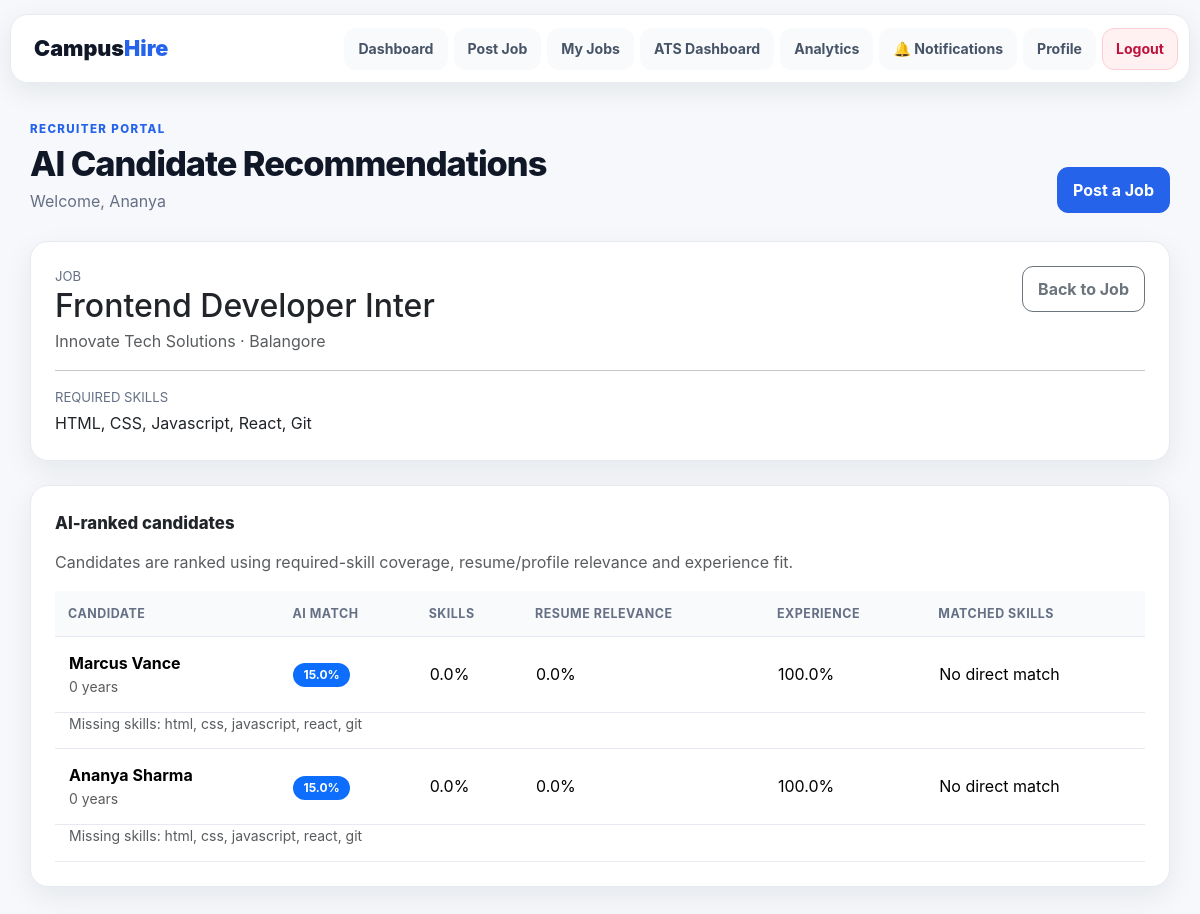
Page /recruiter/job/2/ai-candidates/ (signed in) on the committed database.
### recruiter/models.py (models this page shows, shortened)
class Job(models.Model):
    JOB_TYPES = [
        ("Full-Time", "Full-Time"),
        ("Part-Time", "Part-Time"),
        ("Internship", "Internship"),
        ("Remote", "Remote"),
    ]
    recruiter = models.ForeignKey(
        settings.AUTH_USER_MODEL,
        on_delete=models.CASCADE,
        related_name="posted_jobs",
        null=True,
        blank=True,
    )
    title = models.CharField(max_length=200)
    company = models.CharField(max_length=200)
    location = models.CharField(max_length=100)
    salary = models.CharField(max_length=50)
    job_type = models.CharField(max_length=20, choices=JOB_TYPES)
    experience = models.CharField(max_length=50)
    skills = models.TextField()
    description = models.TextField()
    posted_date = models.DateTimeField(auto_now_add=True)

### candidate/models.py (models this page shows, shortened)
class CandidateProfile(models.Model):
    EXPERIENCE_LEVELS = [
        ("Fresher", "Fresher"),
        ("<1 year", "Less than 1 year"),
        ("1-2 years", "1-2 years"),
        ("2-3 years", "2-3 years"),
        ("3-5 years", "3-5 years"),
        ("5+ years", "5+ years"),
    ]
    user = models.OneToOneField(User, on_delete=models.CASCADE)
    phone = models.CharField(max_length=15, blank=True)
    address = models.TextField(blank=True)
    city = models.CharField(max_length=100, blank=True)
    state = models.CharField(max_length=100, blank=True)
    qualification = models.CharField(max_length=200, blank=True)
    tenth_percentage = models.DecimalField(max_digits=5, decimal_places=2, null=True, blank=True)
    tenth_gpa = models.DecimalField(max_digits=4, decimal_places=2, null=True, blank=True)
    intermediate_percentage = models.DecimalField(max_digits=5, decimal_places=2, null=True, blank=True)
    graduation_percentage = models.DecimalField(max_digits=5, decimal_places=2, null=True, blank=True)
    graduation_cgpa = models.DecimalField(max_digits=4, decimal_places=2, null=True, blank=True)
    skills = models.TextField(blank=True)
    experience = models.PositiveIntegerField(default=0)
    experience_level = models.CharField(max_length=20, choices=EXPERIENCE_LEVELS, default="Fresher")
    projects = models.TextField(blank=True)
    internships = models.TextField(blank=True)
    hackathons = models.TextField(blank=True)
    certificates = models.TextField(blank=True)
    programming_languages = models.TextField(blank=True)
    tools = models.TextField(blank=True)
    keywords = models.TextField(blank=True)
    tags = models.TextField(blank=True)
    resume = models.FileField(upload_to="resumes/", blank=True, null=True)
    resume_text = models.TextField(blank=True)
    profile_image = models.ImageField(upload_to="profiles/", blank=True, null=True)

### recruiter/ai_recommendation.py (the view)
# urls.py: path("job/<int:job_id>/ai-candidates/", ai_recommendation.candidate_recommendations, name="ai_candidate_recommendations"),
@login_required
def candidate_recommendations(request, job_id):
    job = get_object_or_404(Job, id=job_id, recruiter=request.user)
    candidates = CandidateProfile.objects.select_related("user").all()
    ranked = [_recommendation(candidate, job) for candidate in candidates]
    ranked.sort(key=lambda item: (-item["score"], -item["skill_score"], -item["experience_score"]))
    return render(request, "recruiter/ai_candidates.html", {
        "job": job,
        "recommendations": ranked[:30],
    })

### recruiter/ai_recommendation.py (called while the page is built, shortened)
def _tokens(value):
    return set(re.findall(r"[a-z0-9+#.]+", (value or "").lower()))

def _skill_list(value):
    if not value:
        return []
    return [s.strip().lower() for s in re.split(r"[,;|\n]", str(value)) if s.strip()]

def _normalise_skill(value):
    return re.sub(r"[^a-z0-9+#]", "", str(value).lower())

def _skill_match(candidate_skills, job_skills, resume_text=""):
    candidate_values = []
    for skill in candidate_skills:
        candidate_values.extend([_normalise_skill(skill), skill.lower()])
    resume_tokens = _tokens(resume_text)
    matched = []
    missing = []
    for required in _skill_list(job_skills):
        req_norm = _normalise_skill(required)
        req_words = _tokens(required)
        found = req_norm in candidate_values or required in candidate_values
        if not found and req_words:
            found = req_words.issubset(resume_tokens)
        if found:
            matched.append(required)
        else:
            missing.append(required)
    percentage = (len(matched) / len(matched + missing) * 100) if matched or missing else 0
    return matched, missing, round(percentage, 1)

def _text_similarity(left, right):
    left_counts = Counter(re.findall(r"[a-z0-9+#.]+", (left or "").lower()))
    right_counts = Counter(re.findall(r"[a-z0-9+#.]+", (right or "").lower()))
    if not left_counts or not right_counts:
        return 0.0

def _required_years(value):
    numbers = [float(n) for n in re.findall(r"\d+(?:\.\d+)?", str(value or ""))]
    return min(numbers) if numbers else 0.0

def _experience_score(candidate_years, required_years):
    candidate_years = float(candidate_years or 0)
    required_years = float(required_years or 0)
    if required_years <= 0:
        return 100.0
    if candidate_years >= required_years:
        return 100.0
    return round(max(0.0, candidate_years / required_years * 100), 1)

### recruiter/templates/recruiter/ai_candidates.html (shortened to what this page needs)
{% extends 'recruiter/base.html' %}
{% block page_title %}AI Candidate Recommendations{% endblock %}
{% block content %}
<div class="card p-4 mb-4">
    <div class="d-flex justify-content-between align-items-start gap-3 flex-wrap">
        <div>
            <div class="small-muted">JOB</div>
            <h2 class="mb-1">{{ job.title }}</h2>
            <p class="text-muted mb-0">{{ job.company }} · {{ job.location }}</p>
        </div>
        <a href="{% url 'job_details' job.id %}" class="btn btn-outline-secondary">Back to Job</a>
    </div>
    <hr>
    <div class="small-muted mb-1">REQUIRED SKILLS</div>
    <div>{{ job.skills }}</div>
</div>
<div class="card p-4">
    <div class="section-title">AI-ranked candidates</div>
    <p class="text-muted">Candidates are ranked using required-skill coverage, resume/profile relevance and experience fit.</p>
    {% if recommendations %}
    <div class="table-responsive">
        <table class="table align-middle">
            <thead>
                <tr>
                    <th>Candidate</th>
                    <th>AI Match</th>
                    <th>Skills</th>
                    <th>Resume Relevance</th>
                    <th>Experience</th>
                    <th>Matched Skills</th>
                </tr>
            </thead>
            <tbody>
            {% for item in recommendations %}
                <tr>
                    <td>
                        <strong>{{ item.candidate.user.get_full_name|default:item.candidate.user.username }}</strong>
                        <div class="small text-muted">{{ item.candidate.experience }} year{{ item.candidate.experience|pluralize }}</div>
                    </td>
                    <td><span class="badge bg-primary">{{ item.score }}%</span></td>
                    <td>{{ item.skill_score }}%</td>
                    <td>{{ item.text_score }}%</td>
                    <td>{{ item.experience_score }}%</td>
                    <td>
                        {% if item.matched_skills %}{{ item.matched_skills|join:", " }}{% else %}No direct match{% endif %}
                    </td>
                </tr>
                {% if item.missing_skills %}
                <tr>
                    <td colspan="6" class="small text-muted border-top-0 pt-0">Missing skills: {{ item.missing_skills|join:", " }}</td>
                </tr>
                {% endif %}
            {% endfor %}
            </tbody>
        </table>
    </div>
    {% else %}
    <div class="empty-state">No candidate profiles are available yet.</div>
    {% endif %}
</div>
{% endblock %}

### recruiter/templates/recruiter/base.html (shortened to what this page needs)
{% load static %}
<!DOCTYPE html>
<html lang="en">
<head>
    <link href="https://cdn.jsdelivr.net/npm/bootstrap@5.3.3/dist/css/bootstrap.min.css" rel="stylesheet">
    <link rel="stylesheet" href="{% static 'style.css' %}">
</head>
<body>
<nav class="portal-nav">
    <a class="brand" href="{% url 'dashboard' %}">Campus<span>Hire</span></a>
    <div class="nav-pills">
        <a href="{% url 'dashboard' %}">Dashboard</a>
        <a href="{% url 'post_job' %}">Post Job</a>
        <a href="{% url 'view_jobs' %}">My Jobs</a>
        <a href="{% url 'priority_ranking' %}">ATS Dashboard</a>
        <a href="{% url 'recruiter_analytics' %}">Analytics</a>
        <a href="{% url 'recruiter_notifications' %}" aria-label="Recruiter notifications">🔔 Notifications</a>
        <a href="{% url 'profile' %}">Profile</a>
        <a class="nav-logout" href="{% url 'recruiter_logout' %}">Logout</a>
    </div>
</nav>
<main class="portal-main">
    <div class="page-heading">
        <div><div class="eyebrow">RECRUITER PORTAL</div><h1>{% block page_title %}Dashboard{% endblock %}</h1><p>Welcome, {{ request.user.first_name|default:request.user.username }}</p></div>
        <a class="btn btn-primary" href="{% url 'post_job' %}">Post a Job</a>
    </div>
    {% block content %}{% endblock %}
</main>
</body>
</html>

### static/style.css (style rules this page uses)
:root { --ink:#101828;--muted:#667085;--line:#e4e7ec;--page:#f6f8fb;--panel:#fff;--primary:#2563eb;--primary-dark:#1d4ed8;--green:#0f9f6e;--red:#dc3545;--amber:#d97706;--shadow:0 10px 30px rgba(16,24,40,.07) }
* { box-sizing:border-box }
body { margin:0;background:var(--page);color:var(--ink);font-family:Inter,-apple-system,BlinkMacSystemFont,"Segoe UI",sans-serif;line-height:1.55 }
.portal-nav { position:sticky;top:14px;z-index:50;max-width:1180px;margin:14px auto 0;padding:10px 12px;display:flex;align-items:center;justify-content:space-between;gap:18px;background:rgba(255,255,255,.94);border:1px solid var(--line);border-radius:18px;box-shadow:0 8px 28px rgba(16,24,40,.08);backdrop-filter:blur(12px) }
.brand { font-weight:900;font-size:1.35rem;text-decoration:none;color:var(--ink);padding:8px 12px }
.brand span { color:var(--primary) }
.nav-pills { display:flex;align-items:center;gap:6px;flex-wrap:wrap }
.nav-pills a { color:#475467;text-decoration:none;font-size:.88rem;font-weight:650;padding:9px 13px;border-radius:12px;transition:.2s }
.nav-pills .nav-logout { background:#fff1f2;color:#be123c }
.portal-main { max-width:1180px;margin:0 auto;padding:38px 20px 60px }
.page-heading { display:flex;justify-content:space-between;align-items:end;gap:20px;margin-bottom:28px }
.page-heading h1 { font-size:2.15rem;margin:4px 0 4px;font-weight:850;letter-spacing:-.03em }
.page-heading p { margin:0;color:var(--muted) }
.eyebrow { font-size:.72rem;font-weight:800;letter-spacing:.12em;color:var(--primary) }
.card,.portal-card { background:var(--panel);border:1px solid var(--line);border-radius:18px;box-shadow:var(--shadow) }
.btn { border-radius:11px;padding:10px 15px;font-weight:700 }
.btn-primary { background:var(--primary);border-color:var(--primary) }
.table { margin:0 }
.table th { font-size:.78rem;text-transform:uppercase;letter-spacing:.04em;color:#667085;background:#f8fafc;border-bottom:1px solid var(--line);padding:13px }
.table td { padding:14px;border-color:var(--line);vertical-align:middle }
.badge { border-radius:999px;padding:6px 10px;font-weight:700 }
.section-title { font-size:1.05rem;font-weight:850;margin-bottom:14px }
.small-muted { font-size:.82rem;color:var(--muted) }
:root { --ink:#101828;--muted:#667085;--line:#e6eaf0;--primary:#2563eb;--primary-dark:#1d4ed8;--soft:#f5f8ff;--violet:#6d5dfc }
html { scroll-behavior:smooth }
.portal-nav { padding:9px 11px }
.nav-pills a { border:1px solid transparent;background:#f8fafc }
.nav-pills .nav-logout { border-color:#fecdd3 }
.card { overflow:hidden }

### rows in the picture
Job: title "Frontend Developer Inter", company "Innovate Tech Solutions", location "Balangore", skills "HTML, CSS, Javascript, React, Git"
CandidateProfile: candidate.user.get_full_name "Marcus Vance", candidate.experience "0", score "15.0", skill_score "0.0", text_score "0.0", experience_score "100.0", missing_skills "html, css, javascript, react, git"
CandidateProfile: candidate.user.get_full_name "Ananya Sharma", candidate.experience "0", score "15.0", skill_score "0.0", text_score "0.0", experience_score "100.0", missing_skills "html, css, javascript, react, git"

### other values in the picture
{{ request.user.first_name|default:request.user.username }} "Ananya"
